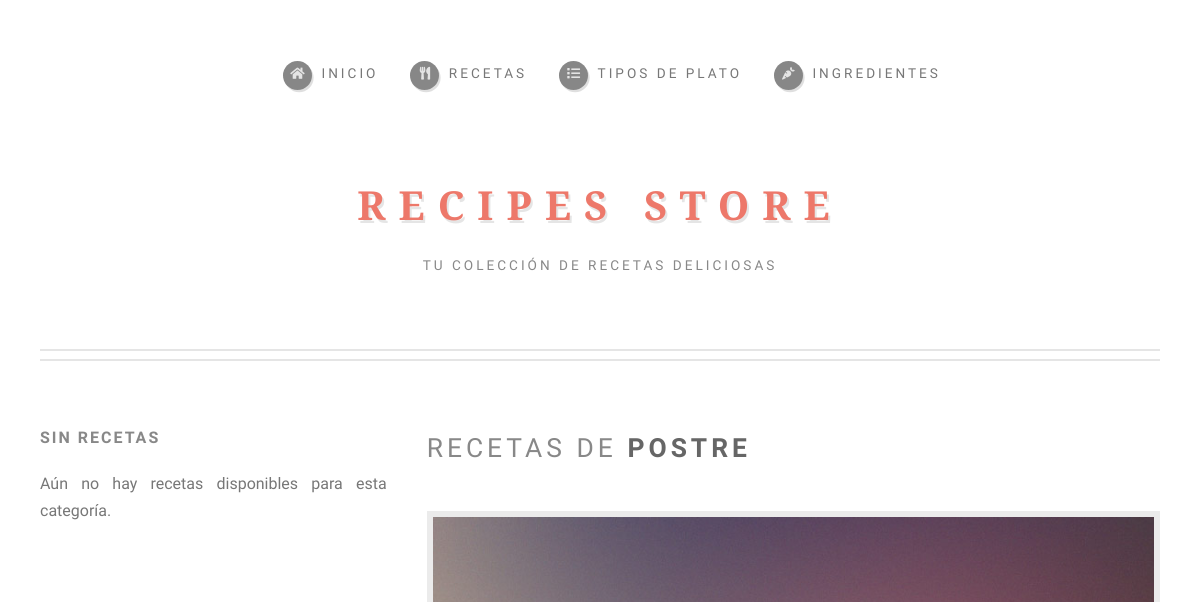
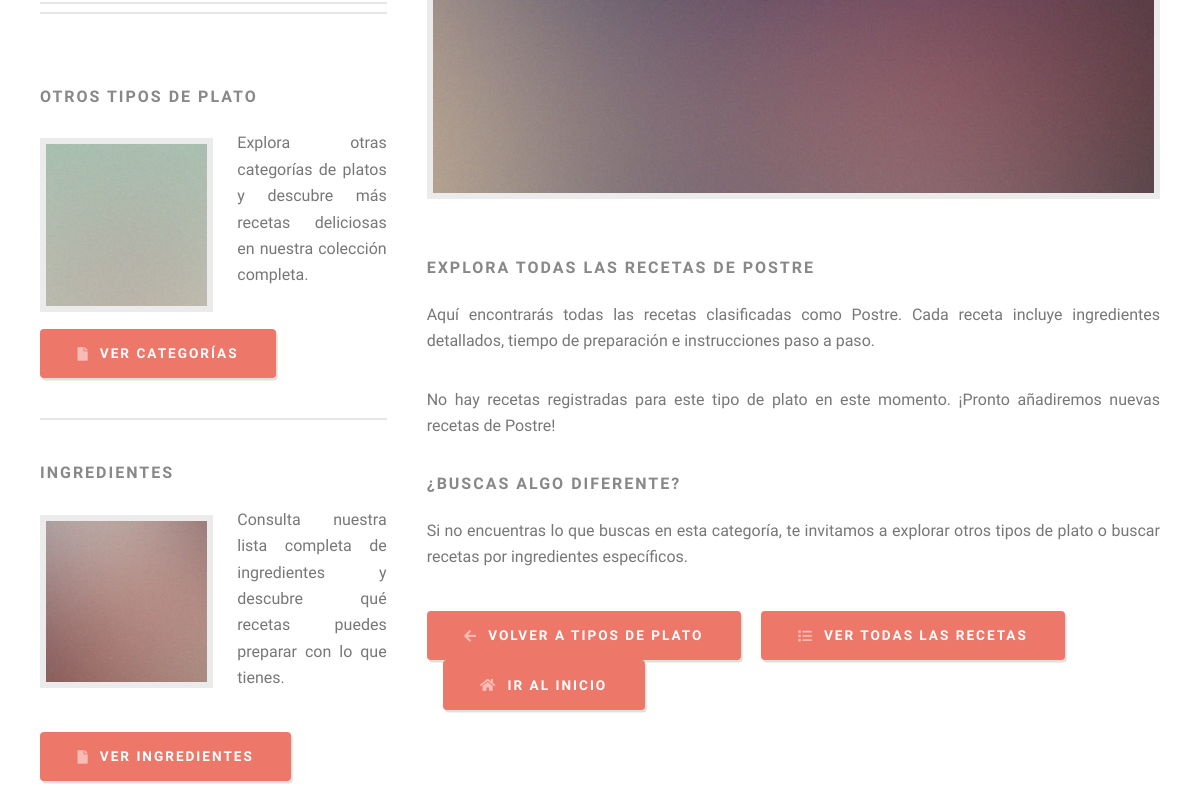
Before: /tipos_plato/3/ (upper part) with the older database file (2 pictures, top to bottom).
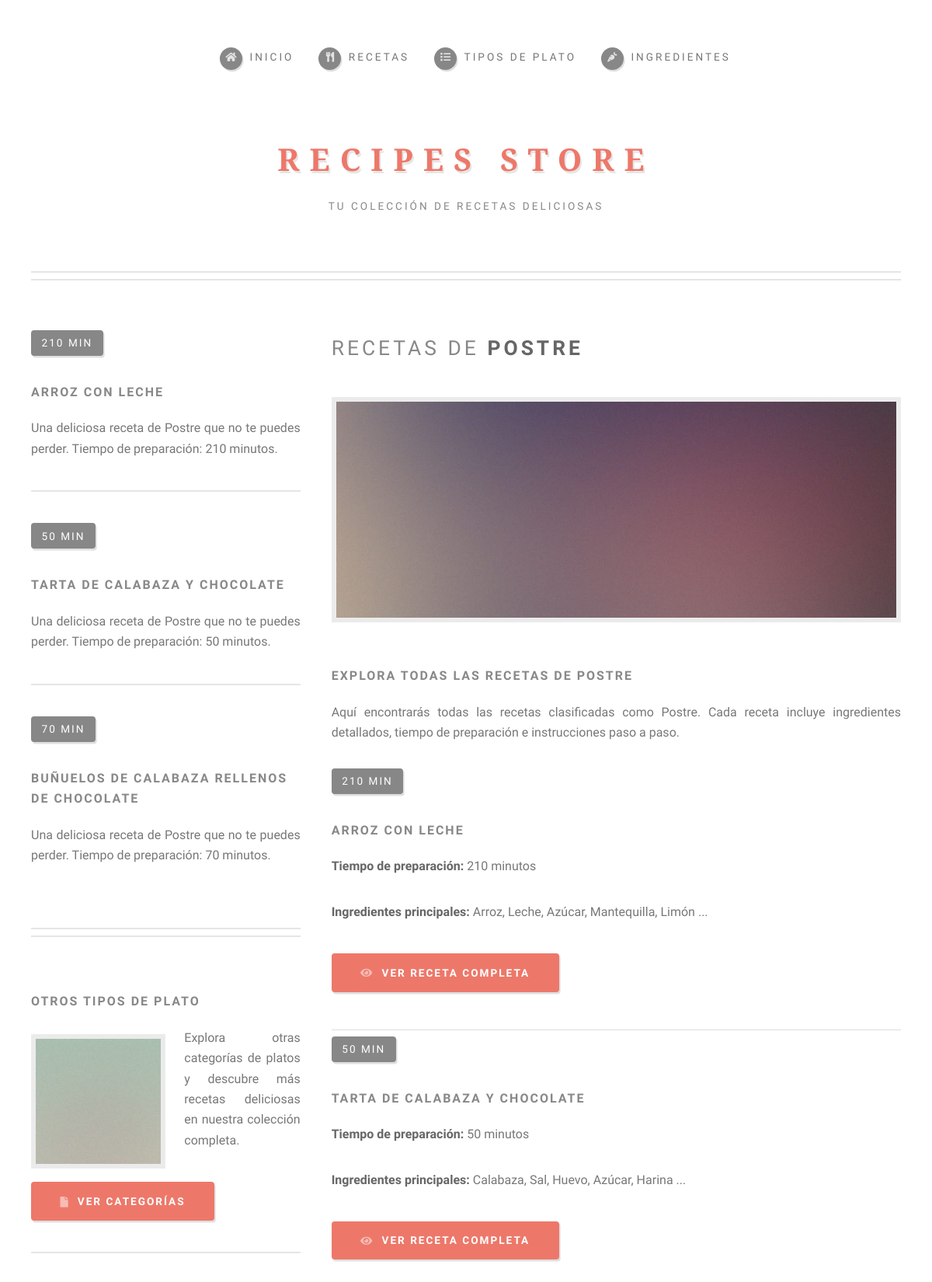
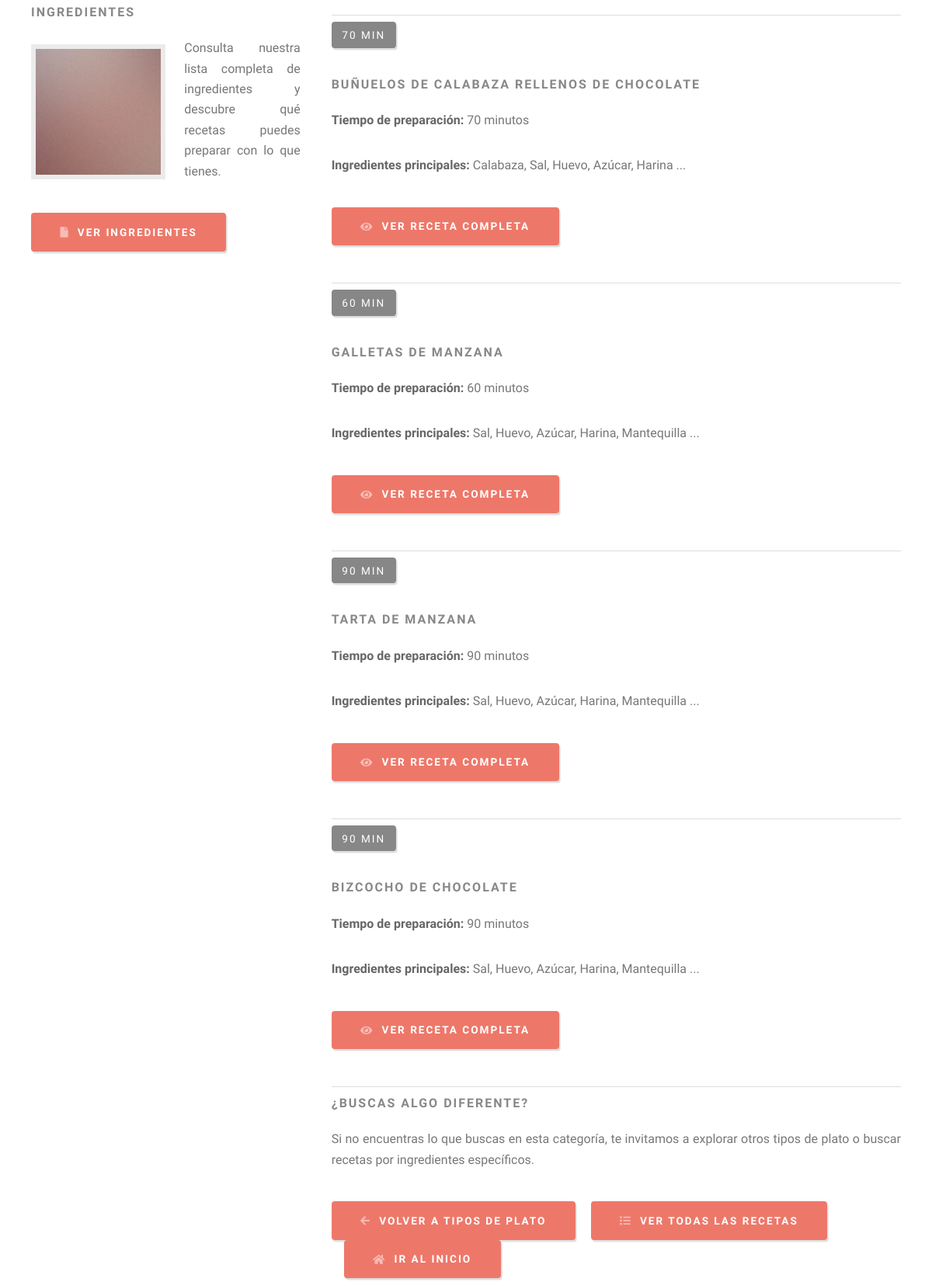
After: the same page with the newer database file (2 pictures, top to bottom).
### appRecipesStore/models.py (models this page shows, shortened)
class TipoPlato(models.Model):
    nombre = models.CharField(max_length=100, unique=True)

class Receta(models.Model):
    nombre = models.CharField(max_length=200)
    tipo_plato = models.ForeignKey(TipoPlato, on_delete=models.CASCADE, related_name='recetas')
    ingredientes = models.ManyToManyField(Ingrediente, related_name='recetas')
    tiempo_preparacion = models.IntegerField(help_text="Tiempo en minutos")
    instrucciones = models.TextField()

class Ingrediente(models.Model):
    nombre = models.CharField(max_length=100, unique=True)

### appRecipesStore/views.py (the view)
# urls.py: path('tipos_plato/<int:pk>/', views.detalle_tipo_plato, name='detalle_tipo_plato'),
def detalle_tipo_plato(request, pk):
    tipo = get_object_or_404(TipoPlato, pk=pk)
    return render(request, 'appRecipesStore/detalle_tipo_plato.html', {'tipo': tipo})

### appRecipesStore/templates/appRecipesStore/detalle_tipo_plato.html (shortened to what the changed rows need)
{% extends 'appRecipesStore/base.html' %}
{% load static %}
{% block body_class %}left-sidebar{% endblock %}
{% block content %}
<section id="main">
    <div class="container">
        <div class="row">
            <div id="sidebar" class="col-4 col-12-medium">
                <section>
                    <ul class="divided">
                        {% for receta in tipo.recetas.all|slice:":3" %}
                        <li>
                            <article class="box excerpt">
                                <header>
                                    <span class="date">{{ receta.tiempo_preparacion }} min</span>
                                    <h3><a href="{% url 'detalle_receta' receta.pk %}">{{ receta.nombre }}</a></h3>
                                </header>
                                <p>Una deliciosa receta de {{ tipo.nombre }} que no te puedes perder. Tiempo de preparación: {{ receta.tiempo_preparacion }} minutos.</p>
                            </article>
                        </li>
                        {% empty %}
                        <li>
                            <article class="box excerpt">
                                <header>
                                    <h3>Sin recetas</h3>
                                </header>
                                <p>Aún no hay recetas disponibles para esta categoría.</p>
                            </article>
                        </li>
                        {% endfor %}
                    </ul>
                </section>
            </div>
            <div id="content" class="col-8 col-12-medium imp-medium">
                <article class="box post">
                    <header>
                        <h2>Recetas de <strong>{{ tipo.nombre }}</strong></h2>
                    </header>
                    <span class="image featured"><img src="{% static 'appRecipesStore/images/pic04.jpg' %}" alt="" /></span>
                    <h3>Explora todas las recetas de {{ tipo.nombre }}</h3>
                    <p>Aquí encontrarás todas las recetas clasificadas como {{ tipo.nombre }}.
                    Cada receta incluye ingredientes detallados, tiempo de preparación e instrucciones paso a paso.</p>
                    {% if tipo.recetas.all %}
                        {% for receta in tipo.recetas.all %}
                        <article class="box excerpt">
                            <header>
                                <span class="date">{{ receta.tiempo_preparacion }} min</span>
                                <h3><a href="{% url 'detalle_receta' receta.pk %}">{{ receta.nombre }}</a></h3>
                            </header>
                            <p><strong>Tiempo de preparación:</strong> {{ receta.tiempo_preparacion }} minutos</p>
                            <p><strong>Ingredientes principales:</strong>
                                {% for ing in receta.ingredientes.all|slice:":5" %}
                                    {{ ing.nombre }}{% if not forloop.last %}, {% endif %}
                                {% endfor %}
                                {% if receta.ingredientes.count > 5 %}...{% endif %}
                            </p>
                            <ul class="actions">
                                <li><a href="{% url 'detalle_receta' receta.pk %}" class="button icon solid fa-eye">Ver Receta Completa</a></li>
                            </ul>
                        </article>
                        <hr />
                        {% endfor %}
                    {% else %}
                        <p>No hay recetas registradas para este tipo de plato en este momento.
                        ¡Pronto añadiremos nuevas recetas de {{ tipo.nombre }}!</p>
                    {% endif %}
                    <h3>¿Buscas algo diferente?</h3>
                    <p>Si no encuentras lo que buscas en esta categoría, te invitamos a explorar otros tipos de plato
                    o buscar recetas por ingredientes específicos.</p>
                    <ul class="actions">
                        <li><a href="{% url 'lista_tipos_plato' %}" class="button icon solid fa-arrow-left">Volver a Tipos de Plato</a></li>
                        <li><a href="{% url 'lista_recetas' %}" class="button icon solid fa-list">Ver Todas las Recetas</a></li>
                        <li><a href="{% url 'home' %}" class="button icon solid fa-home">Ir al Inicio</a></li>
                    </ul>
                </article>
            </div>
        </div>
    </div>
</section>
{% endblock %}

Changed rows visible on the page:
added Receta: tiempo_preparacion "210", nombre "ARROZ CON LECHE", {{ tipo.nombre }} "Postre"
shown differently, row unchanged: TipoPlato "POSTRE": nombre "Postre" → (not shown)
added Receta: tiempo_preparacion "50", nombre "TARTA DE CALABAZA Y CHOCOLATE", {{ tipo.nombre }} "Postre"
added Receta: tiempo_preparacion "70", nombre "BUÑUELOS DE CALABAZA RELLENOS DE CHOCOLATE", {{ tipo.nombre }} "Postre"
now on this page (row unchanged): Ingrediente: nombre "Arroz", shown under "210"
now on this page (row unchanged): Ingrediente: nombre "Leche", shown under "210"
now on this page (row unchanged): Ingrediente: nombre "Azúcar"
now on this page (row unchanged): Ingrediente: nombre "Mantequilla"
now on this page (row unchanged): Ingrediente: nombre "Limón", shown under "210"
now on this page (row unchanged): Ingrediente: nombre "Calabaza"
now on this page (row unchanged): Ingrediente: nombre "Sal"
now on this page (row unchanged): Ingrediente: nombre "Huevo"
now on this page (row unchanged): Ingrediente: nombre "Harina"
added Receta: tiempo_preparacion "60", nombre "GALLETAS DE MANZANA", shown under "EXPLORA TODAS LAS RECETAS DE POSTRE"
added Receta: tiempo_preparacion "90", nombre "TARTA DE MANZANA", shown under "EXPLORA TODAS LAS RECETAS DE POSTRE"
added Receta: tiempo_preparacion "90", nombre "BIZCOCHO DE CHOCOLATE", shown under "EXPLORA TODAS LAS RECETAS DE POSTRE"
Other visible differences:
text no longer shown: "SIN RECETAS Aún no hay recetas disponibles para esta categoría. No hay recetas registradas para este tipo de plato en este momento. ¡Pronto añadiremos nuevas recetas de !"
